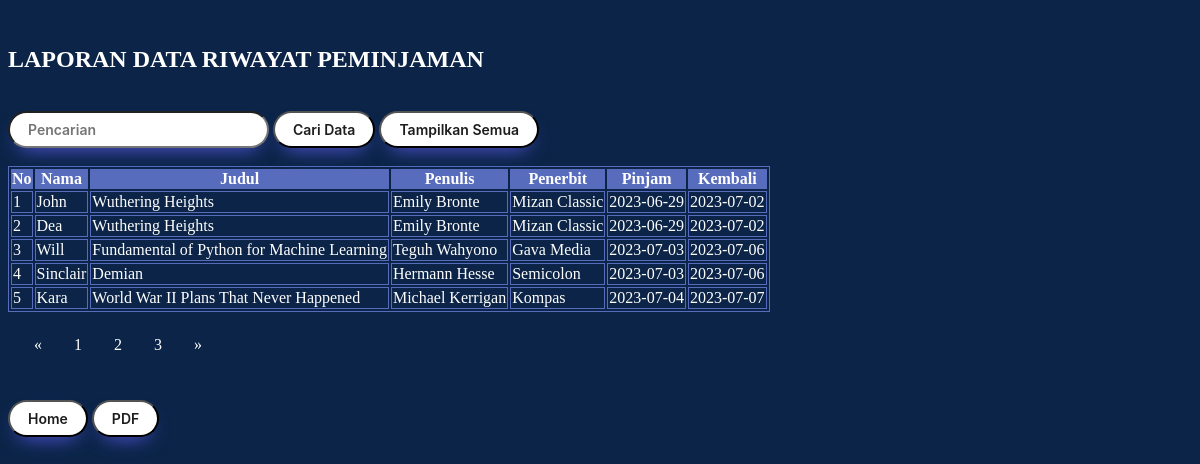
Screenshot of /riwayat-peminjaman.php with the database file from the repository.
### tables this page shows
CREATE TABLE `peminjaman` (
  `No` int(15) NOT NULL AUTO_INCREMENT,
  `Nama` text NOT NULL,
  `Judul` text NOT NULL,
  `Penulis` text NOT NULL,
  `Penerbit` text NOT NULL,
  `Pinjam` date NOT NULL,
  `Kembali` date NOT NULL,
  PRIMARY KEY (`No`)
);

### riwayat-peminjaman.php (the view, shortened to what this page needs)
<!DOCTYPE html>
<html>
	<head>
	</head>
<body>
<br>
<?php
require_once 'koneksi.php';
?>
<h2><font color="white">LAPORAN DATA RIWAYAT PEMINJAMAN</font></h2>
<br>
	<form method="post">
		<input type="text" name="nt" placeholder="Pencarian">
		<input type="submit" name="submit" value="Cari Data">
		<input type="button" onclick="location.href='riwayat-peminjaman.php';" value="Tampilkan Semua"
	<form>
<br/>
<br/>
	<div class = "container">
	<table class="table table-bordered">
		<thead class="thead-dark">
			<tr>
				<th>No</th>
				<th>Nama</th>
				<th>Judul</th>
				<th>Penulis</th>
				<th>Penerbit</th>
				<th>Pinjam</th>
				<th>Kembali</th>
			</tr>
		</thead>
		<tbody>
				<?php
				$batas = 5;
				$halaman = isset($_GET['halaman'])?(int)$_GET['halaman'] : 1;
				$halaman_awal = ($halaman>1) ? ($halaman * $batas) - $batas : 0;
				$previous = $halaman - 1;
				$next = $halaman + 1;
				$data = mysqli_query($db,"select * from peminjaman");
				$jumlah_data = mysqli_num_rows($data);
				$total_halaman = ceil($jumlah_data / $batas);
				$data_buku = mysqli_query($db,"select * from peminjaman limit $halaman_awal, $batas");
				while($d = mysqli_fetch_array($data_buku)){
					?>
					<tr>
						<td><?php echo $d['No']; ?></td>
						<td><?php echo $d['Nama']; ?></td>
						<td><?php echo $d['Judul']; ?></td>
						<td><?php echo $d['Penulis']; ?></td>
						<td><?php echo $d['Penerbit']; ?></td>
						<td><?php echo $d['Pinjam']; ?></td>
						<td><?php echo $d['Kembali']; ?></td>
					</tr>
					<?php
				}
				?>
	</tbody>
	</table>
	<nav>
			<ul class="pagination justify-content-center">
					<a class="page-link" <?php if($halaman > 1){ echo "href='?halaman=$previous'"; } ?>>&laquo;</a>
				<?php
				for($x=1;$x<=$total_halaman;$x++){
					?>
					<a class="page-link" href="?halaman=<?php echo $x ?>"><?php echo $x; ?></a>
					<?php
				}
				?>
					<a  class="page-link" <?php if($halaman < $total_halaman) { echo "href='?halaman=$next'"; } ?>>&raquo</a>
			</ul>
		</nav>
</div>
	<br>
	<tr height="46">
			<td>
				<input type="button" onclick="location.href='home.php';" value="Home">
			</td>
	</tr>
	<tr height="46">
			<td>
				<input type = "button" onclick="location.href='laporan-riwayat.php';" value = "PDF"
			</td>
	</tr>
</body>
</html>

### riwayat-peminjaman.php (style rules this page uses)
body { background-color: #0B2447; }
table,tr,td { color: #FFFFFF; border: 1px solid; border-color:#576CBC; }
thead { background-color: #576CBC; }
input { background: #FFFFFF; border-radius: 999px; box-shadow: #5E5DF0 0 10px 20px -10px; box-sizing: border-box; color: #1d1d1d; font-family: Inter,Helvetica; font-size: 14px; font-weight: 600; padding: 8px 18px; }
.pagination { display: inline-block; padding:0px 10px; }
.pagination a { color: #FFFFFF; float: left; padding: 8px 16px; text-decoration: none; }
a { text-decoration: none; color: white; }

### rows the page displays
peminjaman: No "1", Nama "John", Judul "Wuthering Heights", Penulis "Emily Bronte", Penerbit "Mizan Classic", Pinjam "2023-06-29", Kembali "2023-07-02"
peminjaman: No "2", Nama "Dea", Judul "Wuthering Heights", Penulis "Emily Bronte", Penerbit "Mizan Classic", Pinjam "2023-06-29", Kembali "2023-07-02"
peminjaman: No "3", Nama "Will", Judul "Fundamental of Python for Machine Learning", Penulis "Teguh Wahyono", Penerbit "Gava Media", Pinjam "2023-07-03", Kembali "2023-07-06"
peminjaman: No "4", Nama "Sinclair", Judul "Demian", Penulis "Hermann Hesse", Penerbit "Semicolon", Pinjam "2023-07-03", Kembali "2023-07-06"
peminjaman: No "5", Nama "Kara", Judul "World War II Plans That Never Happened", Penulis "Michael Kerrigan", Penerbit "Kompas", Pinjam "2023-07-04", Kembali "2023-07-07"
